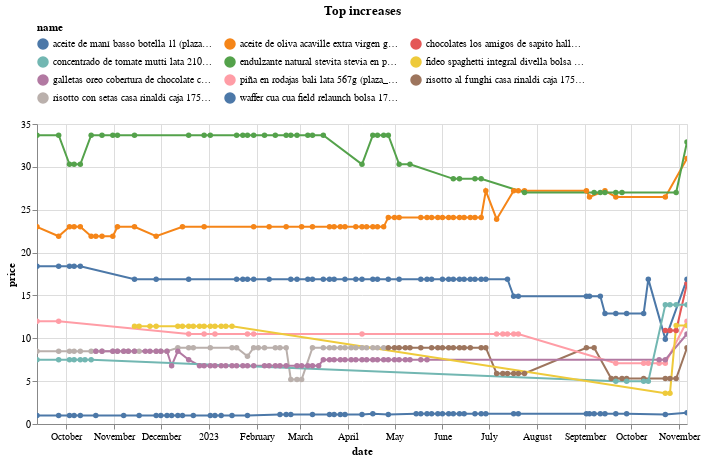

The cell this chart's notebook holds for it:
### Code cell
(top_changes
 .sort_values('change')
 .tail(10)
 .pipe(plot_changes, 'Top increases')
)

### Figure 1 — Vega-Lite specification as saved in the notebook (floating-point values rounded to 4 significant figures; data arrays with more than 128 entries replaced by an {"elided": "..."} marker saying what was removed)
{"config": {"view": {"continuousWidth": 300, "continuousHeight": 300}, "legend": {"columns": 3, "orient": "top"}}, "data": {"name": "data-b34c6a9d9a77750219fad537c1264fbd"}, "mark": {"type": "line", "point": true}, "encoding": {"color": {"field": "name", "scale": {"domain": ["aceite de maní basso botella 1l (plaza_vea)", "aceite de oliva acaville extra virgen gourmet botella 500ml (plaza_vea)", "chocolates los amigos de sapito halloween bolsa 300g (plaza_vea)", "concentrado de tomate mutti lata 210g (plaza_vea)", "endulzante natural stevita stevia en polvo caja 100 sobres (plaza_vea)", "fideo spaghetti integral divella bolsa 500g (plaza_vea)", "galletas oreo cobertura de chocolate caja 131.2g (plaza_vea)", "piña en rodajas bali lata 567g (plaza_vea)", "risotto al funghi casa rinaldi caja 175g (plaza_vea)", "risotto con setas casa rinaldi caja 175g (plaza_vea)", "waffer cua cua field relaunch bolsa 17g (plaza_vea)"]}, "type": "nominal"}, "tooltip": [{"field": "name", "type": "nominal"}, {"field": "price", "type": "quantitative"}, {"field": "last_price", "type": "quantitative"}], "x": {"field": "date", "type": "temporal"}, "y": {"field": "price", "type": "quantitative"}}, "params": [{"name": "param_5", "select": {"type": "point", "fields": ["name"]}, "bind": "legend"}, {"name": "param_6", "select": {"type": "interval", "encodings": ["x", "y"]}, "bind": "scales"}], "title": "Top increases", "transform": [{"filter": {"param": "param_5"}}], "width": 650, "$schema": "https://vega.github.io/schema/vega-lite/v5.15.1.json", "datasets": {"data-b34c6a9d9a77750219fad537c1264fbd": {"elided": "400 records"}}}
